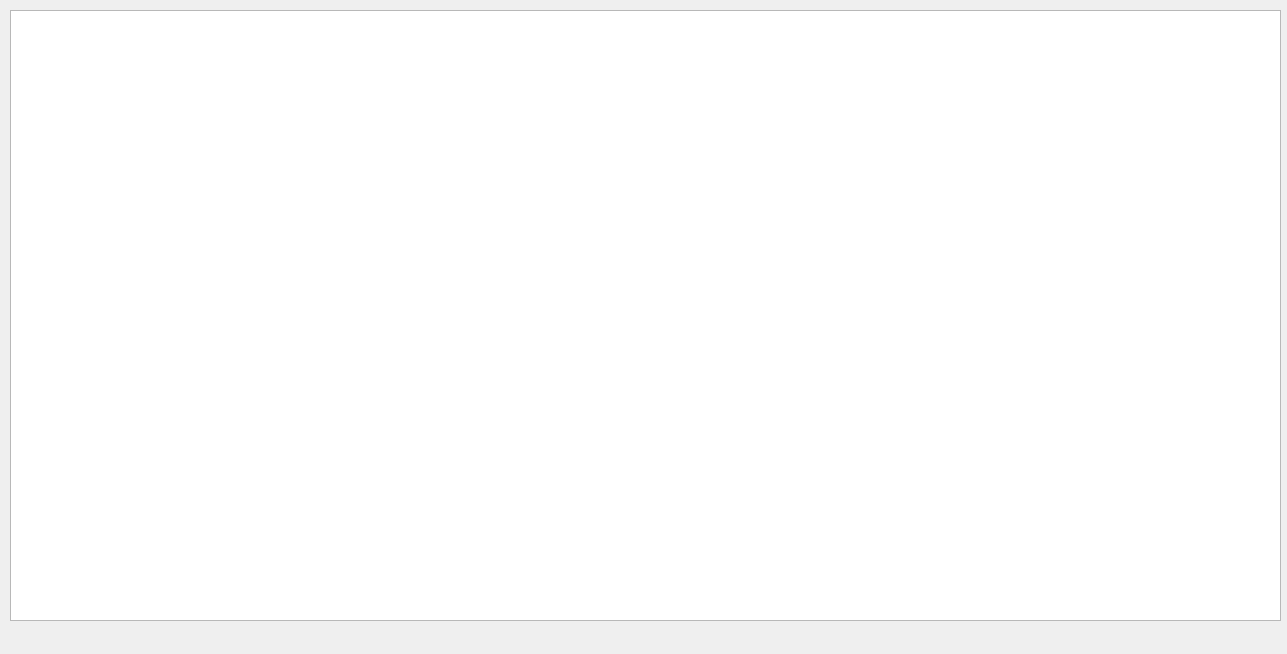
<?xml version="1.0" encoding="UTF-8"?>
<ui version="4.0">
 <class>tablepeptides</class>
 <widget class="QWidget" name="tablepeptides">
  <property name="geometry">
   <rect>
    <x>0</x>
    <y>0</y>
    <width>1287</width>
    <height>654</height>
   </rect>
  </property>
  <property name="windowTitle">
   <string>Form</string>
  </property>
  <widget class="QTableView" name="tableView">
   <property name="geometry">
    <rect>
     <x>10</x>
     <y>10</y>
     <width>1271</width>
     <height>611</height>
    </rect>
   </property>
  </widget>
 </widget>
 <resources/>
 <connections/>
</ui>
